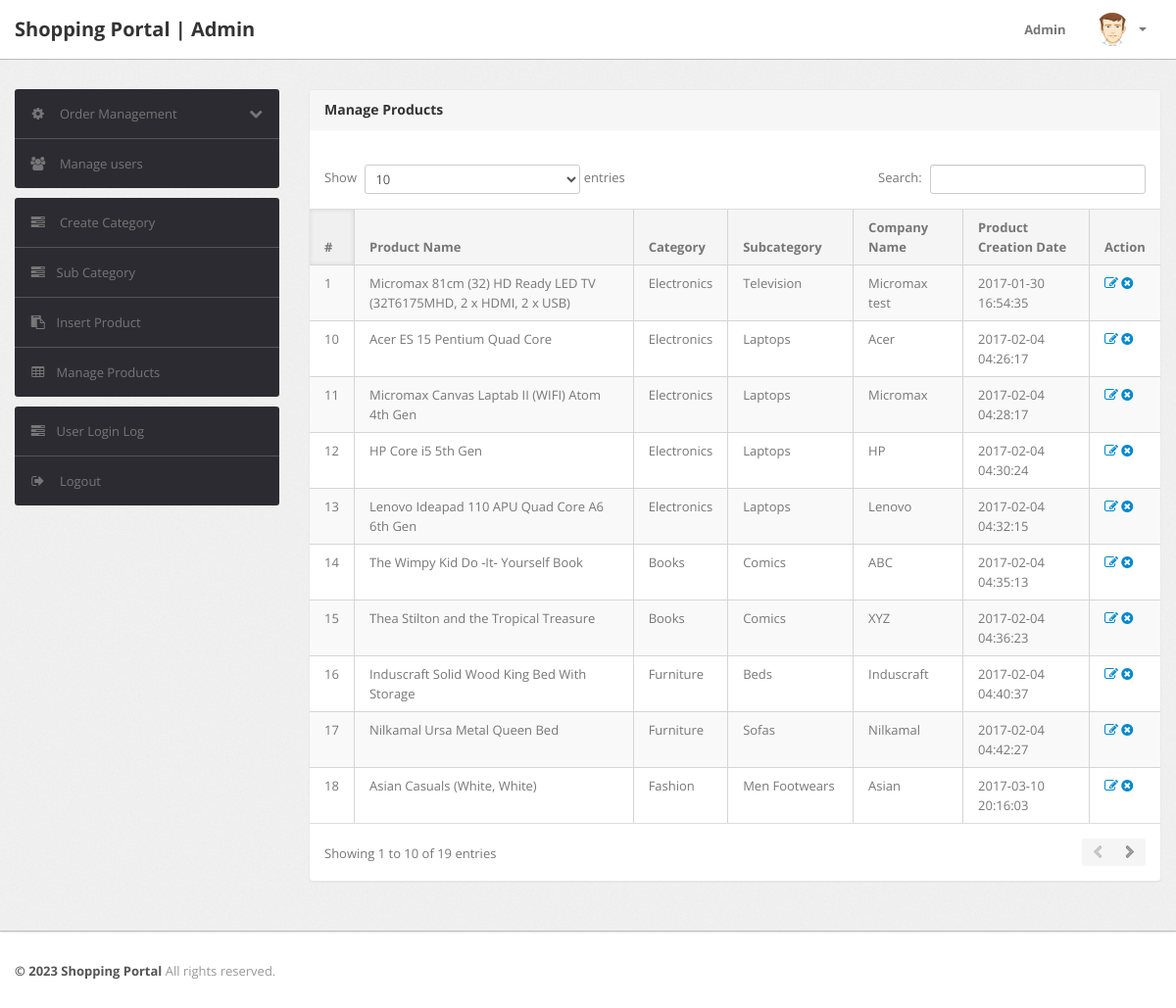
The page /admin/manage-products.php (signed in) on the database as committed earlier.
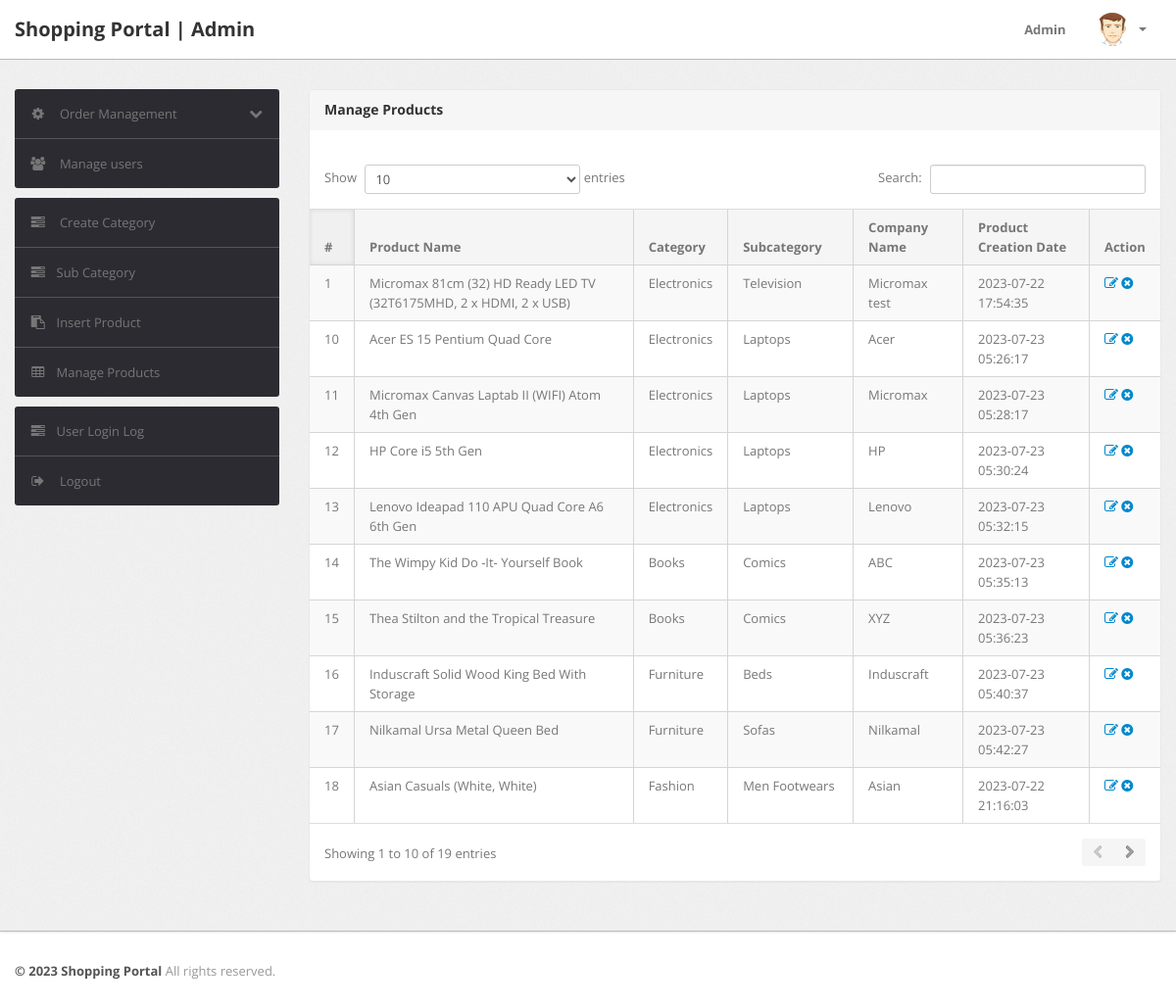
The same page on the database as committed later.
### tables this page shows
CREATE TABLE `products` (
  `id` int(11) NOT NULL,
  `category` int(11) NOT NULL,
  `subCategory` int(11) DEFAULT NULL,
  `productName` varchar(255) DEFAULT NULL,
  `productCompany` varchar(255) DEFAULT NULL,
  `productPrice` int(11) DEFAULT NULL,
  `productPriceBeforeDiscount` int(11) DEFAULT NULL,
  `productDescription` longtext DEFAULT NULL,
  `productImage1` varchar(255) DEFAULT NULL,
  `productImage2` varchar(255) DEFAULT NULL,
  `productImage3` varchar(255) DEFAULT NULL,
  `shippingCharge` int(11) DEFAULT NULL,
  `productAvailability` varchar(255) DEFAULT NULL,
  `postingDate` timestamp NULL DEFAULT current_timestamp(),
  `updationDate` varchar(255) DEFAULT NULL
);

CREATE TABLE `category` (
  `id` int(11) NOT NULL,
  `categoryName` varchar(255) DEFAULT NULL,
  `categoryDescription` longtext DEFAULT NULL,
  `creationDate` timestamp NOT NULL DEFAULT current_timestamp(),
  `updationDate` varchar(255) DEFAULT NULL
);

CREATE TABLE `subcategory` (
  `id` int(11) NOT NULL,
  `categoryid` int(11) DEFAULT NULL,
  `subcategory` varchar(255) DEFAULT NULL,
  `creationDate` timestamp NULL DEFAULT current_timestamp(),
  `updationDate` varchar(255) DEFAULT NULL
);

### admin/manage-products.php (the view, shortened to what this page needs)
<?php
include('include/config.php');
if(strlen($_SESSION['alogin'])==0)
	{
header('location:index.php');
}
else{
?>
<!DOCTYPE html>
<html lang="en">
<head>
	<link type="text/css" href="bootstrap/css/bootstrap.min.css" rel="stylesheet">
	<link type="text/css" href="bootstrap/css/bootstrap-responsive.min.css" rel="stylesheet">
	<link type="text/css" href="css/theme.css" rel="stylesheet">
	<link type="text/css" href="images/icons/css/font-awesome.css" rel="stylesheet">
</head>
<body>
<?php include('include/header.php');?>
	<div class="wrapper">
		<div class="container">
			<div class="row">
<?php include('include/sidebar.php');?>
			<div class="span9">
					<div class="content">
	<div class="module">
							<div class="module-head">
								<h3>Manage Products</h3>
							</div>
							<div class="module-body table">
									<br />
								<table cellpadding="0" cellspacing="0" border="0" class="datatable-1 table table-bordered table-striped	 display" width="100%">
									<thead>
										<tr>
											<th>#</th>
											<th>Product Name</th>
											<th>Category </th>
											<th>Subcategory</th>
											<th>Company Name</th>
											<th>Product Creation Date</th>
											<th>Action</th>
										</tr>
									</thead>
									<tbody>
<?php $query=mysqli_query($con,"select products.*,category.categoryName,subcategory.subcategory from products join category on category.id=products.category join subcategory on subcategory.id=products.subCategory");
$cnt=1;
while($row=mysqli_fetch_array($query))
{
?>
										<tr>
											<td><?php echo htmlentities($cnt);?></td>
											<td><?php echo htmlentities($row['productName']);?></td>
											<td><?php echo htmlentities($row['categoryName']);?></td>
											<td> <?php echo htmlentities($row['subcategory']);?></td>
											<td><?php echo htmlentities($row['productCompany']);?></td>
											<td><?php echo htmlentities($row['postingDate']);?></td>
											<td>
											<a href="edit-products.php?id=<?php echo $row['id']?>" ><i class="icon-edit"></i></a>
											<a href="manage-products.php?id=<?php echo $row['id']?>&del=delete" onClick="return confirm('Are you sure you want to delete?')"><i class="icon-remove-sign"></i></a></td>
										</tr>
										<?php $cnt=$cnt+1; } ?>
								</table>
							</div>
						</div>
					</div>
				</div>
			</div>
		</div>
	</div>
<?php include('include/footer.php');?>
</body>
<?php } ?>

Rows that differ between the two databases and show on the page:
changed products "Micromax 81cm (32) HD Ready LED TV (32T6175MHD, 2 x HDMI, 2 x USB)": postingDate "2017-01-30 16:54:35" → "2023-07-22 17:54:35"
changed products "Acer ES 15 Pentium Quad Core": postingDate "2017-02-04 04:26:17" → "2023-07-23 05:26:17"
changed products "Micromax Canvas Laptab II (WIFI) Atom 4th Gen": postingDate "2017-02-04 04:28:17" → "2023-07-23 05:28:17"
changed products "HP Core i5 5th Gen": postingDate "2017-02-04 04:30:24" → "2023-07-23 05:30:24"
changed products "Lenovo Ideapad 110 APU Quad Core A6 6th Gen": postingDate "2017-02-04 04:32:15" → "2023-07-23 05:32:15"
changed products "The Wimpy Kid Do -It- Yourself Book": postingDate "2017-02-04 04:35:13" → "2023-07-23 05:35:13"
changed products "Thea Stilton and the Tropical Treasure": postingDate "2017-02-04 04:36:23" → "2023-07-23 05:36:23"
changed products "Induscraft Solid Wood King Bed With Storage": postingDate "2017-02-04 04:40:37" → "2023-07-23 05:40:37"
changed products "Nilkamal Ursa Metal Queen Bed": postingDate "2017-02-04 04:42:27" → "2023-07-23 05:42:27"
changed products "Asian Casuals (White, White)": postingDate "2017-03-10 20:16:03" → "2023-07-22 21:16:03"
